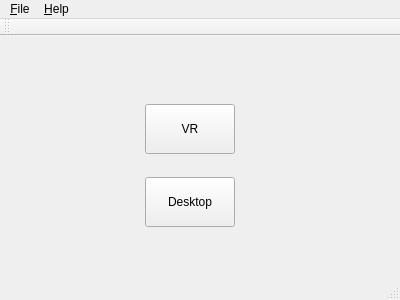
<?xml version="1.0" encoding="UTF-8"?>
<ui version="4.0">
 <class>MainWindow</class>
 <widget class="QMainWindow" name="MainWindow">
  <property name="geometry">
   <rect>
    <x>0</x>
    <y>0</y>
    <width>400</width>
    <height>300</height>
   </rect>
  </property>
  <property name="windowTitle">
   <string>VR Audio Switcher</string>
  </property>
  <property name="windowIcon">
   <iconset resource="resources.qrc">
    <normaloff>:/icons/Resources/VR_Audio_Switcher_No_Text.png</normaloff>:/icons/Resources/VR_Audio_Switcher_No_Text.png</iconset>
  </property>
  <widget class="QWidget" name="centralWidget">
   <widget class="QWidget" name="gridLayoutWidget">
    <property name="geometry">
     <rect>
      <x>110</x>
      <y>40</y>
      <width>160</width>
      <height>181</height>
     </rect>
    </property>
    <layout class="QGridLayout" name="gridLayout_2">
     <item row="0" column="0">
      <widget class="QPushButton" name="switch_to_vr_button">
       <property name="minimumSize">
        <size>
         <width>0</width>
         <height>50</height>
        </size>
       </property>
       <property name="maximumSize">
        <size>
         <width>90</width>
         <height>16777215</height>
        </size>
       </property>
       <property name="text">
        <string>VR</string>
       </property>
      </widget>
     </item>
     <item row="1" column="0">
      <widget class="QPushButton" name="switch_to_desktop_button">
       <property name="minimumSize">
        <size>
         <width>0</width>
         <height>50</height>
        </size>
       </property>
       <property name="maximumSize">
        <size>
         <width>90</width>
         <height>16777215</height>
        </size>
       </property>
       <property name="text">
        <string>Desktop</string>
       </property>
      </widget>
     </item>
    </layout>
   </widget>
  </widget>
  <widget class="QMenuBar" name="menuBar">
   <property name="geometry">
    <rect>
     <x>0</x>
     <y>0</y>
     <width>400</width>
     <height>21</height>
    </rect>
   </property>
   <widget class="QMenu" name="menuFile">
    <property name="title">
     <string>&amp;File</string>
    </property>
    <addaction name="switch_to_vr_menu"/>
    <addaction name="switch_to_desktop_menu"/>
    <addaction name="setupMenu"/>
    <addaction name="exit_menu"/>
   </widget>
   <widget class="QMenu" name="menuHelp">
    <property name="title">
     <string>&amp;Help</string>
    </property>
    <addaction name="actionAbout"/>
   </widget>
   <addaction name="menuFile"/>
   <addaction name="menuHelp"/>
  </widget>
  <widget class="QToolBar" name="mainToolBar">
   <attribute name="toolBarArea">
    <enum>TopToolBarArea</enum>
   </attribute>
   <attribute name="toolBarBreak">
    <bool>false</bool>
   </attribute>
  </widget>
  <widget class="QStatusBar" name="statusBar"/>
  <action name="exit_menu">
   <property name="text">
    <string>E&amp;xit</string>
   </property>
  </action>
  <action name="switch_to_vr_menu">
   <property name="text">
    <string>&amp;VR</string>
   </property>
  </action>
  <action name="switch_to_desktop_menu">
   <property name="text">
    <string>&amp;Desktop</string>
   </property>
  </action>
  <action name="setupMenu">
   <property name="text">
    <string>&amp;Setup</string>
   </property>
  </action>
  <action name="actionAbout">
   <property name="text">
    <string>&amp;About VR Audio Switcher</string>
   </property>
  </action>
 </widget>
 <layoutdefault spacing="6" margin="11"/>
 <resources>
  <include location="resources.qrc"/>
 </resources>
 <connections/>
</ui>
